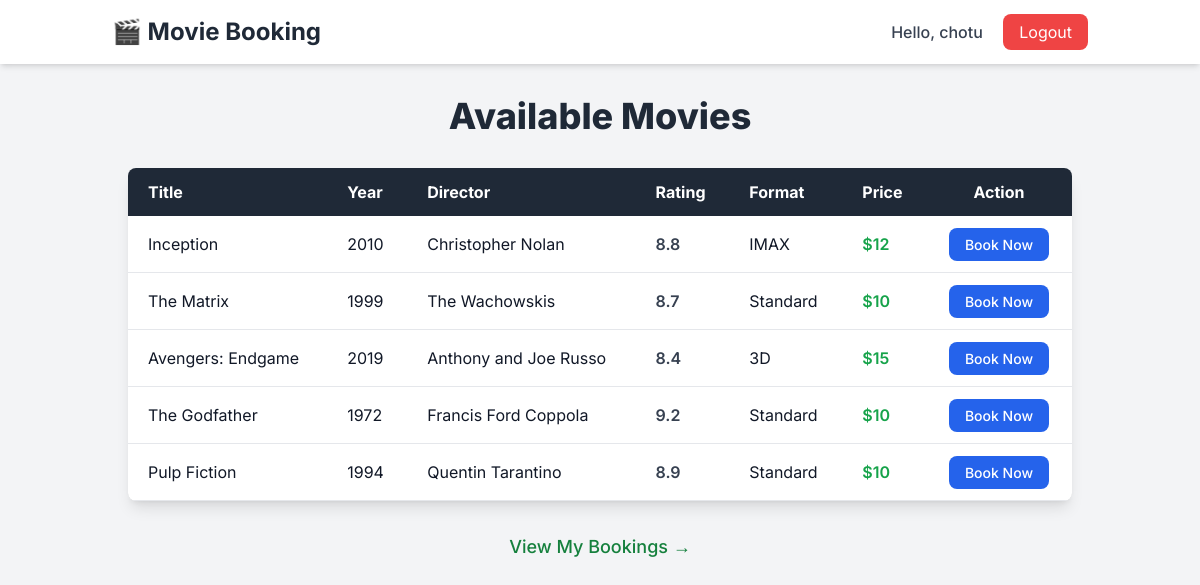
/ (signed in), run on the app's committed database.
### main.py (models this page shows)
class Movie(Base):
    __tablename__ = "movies"
    id = Column(Integer, primary_key=True, index=True)
    title = Column(String, unique=True, index=True)
    year = Column(Integer)
    director = Column(String)
    rating = Column(Integer)
    format = Column(String)
    price = Column(Integer)

### main.py (the view)
@app.get("/", response_class=HTMLResponse)
async def home(request: Request, db: Session = Depends(get_db)):
    movies = db.query(Movie).all()
    return templates.TemplateResponse("index.html", {"request": request, "movies": movies, "user": request.session.get("user")})

### templates/index.html (shortened to what this page needs)
{% extends "base.html" %}
{% block content %}
<div class="container mx-auto px-4">
  <h1 class="text-4xl font-extrabold text-gray-800 mb-8 text-center">Available Movies</h1>
  <div class="overflow-hidden rounded-lg shadow-lg">
    <table class="w-full border-collapse bg-white rounded-lg shadow-md">
      <thead class="bg-gray-800 text-white">
        <tr>
          <th class="py-3 px-5 text-left">Title</th>
          <th class="py-3 px-5 text-left">Year</th>
          <th class="py-3 px-5 text-left">Director</th>
          <th class="py-3 px-5 text-left">Rating</th>
          <th class="py-3 px-5 text-left">Format</th>
          <th class="py-3 px-5 text-left">Price</th>
          <th class="py-3 px-5 text-center">Action</th>
        </tr>
      </thead>
      <tbody>
        {% for movie in movies %}
        <tr class="border-b hover:bg-gray-100 transition duration-200">
          <td class="py-4 px-5">{{ movie.title }}</td>
          <td class="py-4 px-5">{{ movie.year }}</td>
          <td class="py-4 px-5">{{ movie.director }}</td>
          <td class="py-4 px-5 font-semibold text-gray-700">{{ movie.rating }}</td>
          <td class="py-4 px-5">{{ movie.format }}</td>
          <td class="py-4 px-5 font-semibold text-green-600">${{ movie.price }}</td>
          <td class="py-4 px-5 text-center">
            <a href="/book/{{ movie.id }}"
               class="bg-blue-600 text-white px-4 py-2 rounded-lg text-sm font-medium hover:bg-blue-700 transition duration-200">
              Book Now
            </a>
          </td>
        </tr>
        {% endfor %}
      </tbody>
    </table>
  </div>
  <div class="mt-8 text-center">
    <a href="/bookings"
       class="text-lg font-medium text-green-700 hover:text-green-900 transition duration-200">
      View My Bookings &rarr;
    </a>
  </div>
</div>
{% endblock %}

### templates/base.html (style rules this page uses)
body { font-family: 'Inter', sans-serif; }

### data on the page
Movie: title "Inception", year "2010", director "Christopher Nolan", rating "8.8", format "IMAX", price "12"
Movie: title "The Matrix", year "1999", director "The Wachowskis", rating "8.7", format "Standard", price "10"
Movie: title "Avengers: Endgame", year "2019", director "Anthony and Joe Russo", rating "8.4", format "3D", price "15"
Movie: title "The Godfather", year "1972", director "Francis Ford Coppola", rating "9.2", format "Standard", price "10"
Movie: title "Pulp Fiction", year "1994", director "Quentin Tarantino", rating "8.9", format "Standard", price "10"

### other printed values
{{ user }} "chotu"
